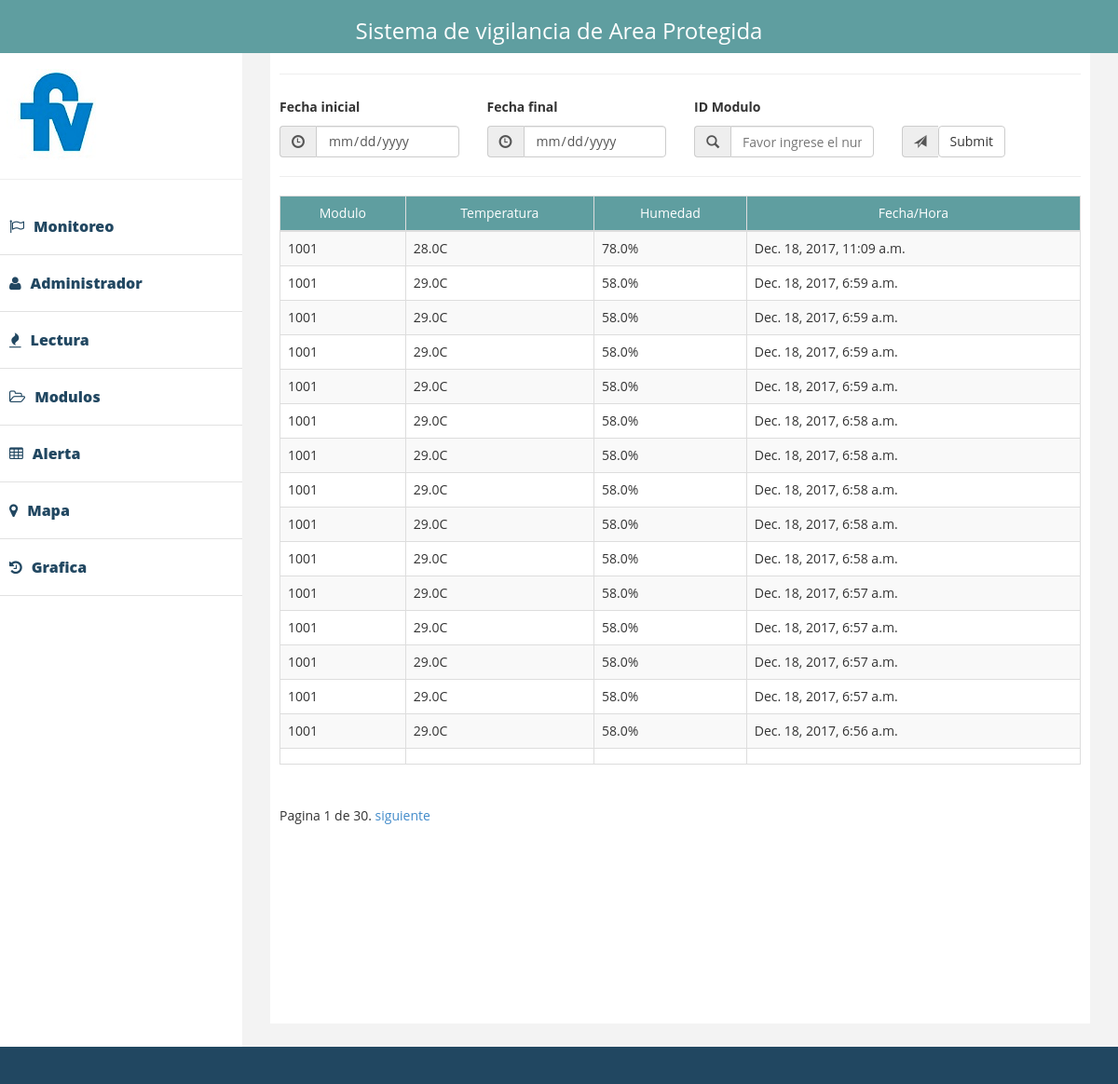
The app's page /interface/lectura/, older data.
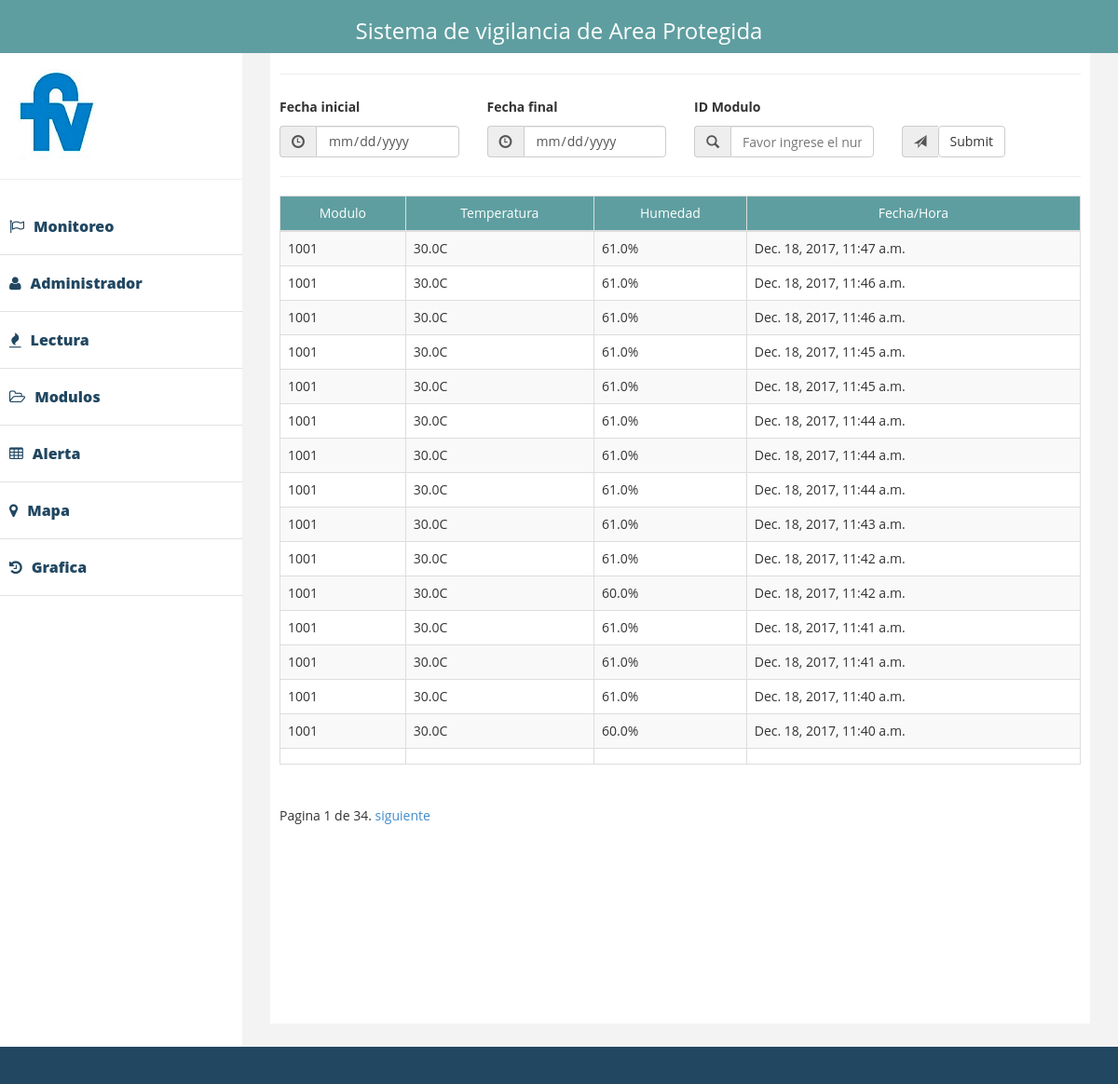
The same page, newer data.
### interface/models.py (models this page shows)
class LecturaTempHume(models.Model):
    temperatura     = models.FloatField(blank=True, null=True)
    humedad         = models.FloatField(blank=True, null=True)
    tiempo       = models.DateTimeField(auto_now=True, )
    modulo = models.CharField(max_length=8)

### interface/views.py (the view)
def lectura(request):
    context = querrys(request, LecturaTempHume)
    return render(request, 'lecture.html', context)

### templates/lecture.html (shortened to what this page needs)
{% extends 'index.html' %}
{% block table %}
    <thead id="head-th">
    <hr/>
    <tr>
        <td>Modulo</td>
        <td>Temperatura</td>
        <td>Humedad</td>
        <td>Fecha/Hora</td>
    </tr>
    </thead>
    <tbody>
    {% for ob in Object_list %}
        <tr>
            <td>{{ ob.modulo }} </td>
            <td>{{ ob.temperatura }}C</td>
            <td>{{ ob.humedad }}%</td>
            <td>{{ ob.tiempo }}</td>
        </tr>
    {% endfor %}
            <td>{{ ob.modulo }}</td>
            <td>{{ ob.temperatura }}</td>
            <td>{{ ob.humedad }}</td>
            <td>{{ ob.tiempo }}</td>
    </tbody>
{% endblock %}

Row changes from the older to the newer data that the page shows:
no longer on this page (row unchanged): LecturaTempHume: modulo "1001", temperatura "28.0", humedad "78.0", tiempo "Dec. 18, 2017, 11:09 a.m."
no longer on this page (row unchanged): LecturaTempHume: modulo "1001", temperatura "29.0", humedad "58.0", tiempo "Dec. 18, 2017, 6:59 a.m."
no longer on this page (row unchanged): LecturaTempHume: modulo "1001", temperatura "29.0", humedad "58.0", tiempo "Dec. 18, 2017, 6:59 a.m."
no longer on this page (row unchanged): LecturaTempHume: modulo "1001", temperatura "29.0", humedad "58.0", tiempo "Dec. 18, 2017, 6:59 a.m."
no longer on this page (row unchanged): LecturaTempHume: modulo "1001", temperatura "29.0", humedad "58.0", tiempo "Dec. 18, 2017, 6:59 a.m."
no longer on this page (row unchanged): LecturaTempHume: modulo "1001", temperatura "29.0", humedad "58.0", tiempo "Dec. 18, 2017, 6:58 a.m."
no longer on this page (row unchanged): LecturaTempHume: modulo "1001", temperatura "29.0", humedad "58.0", tiempo "Dec. 18, 2017, 6:58 a.m."
no longer on this page (row unchanged): LecturaTempHume: modulo "1001", temperatura "29.0", humedad "58.0", tiempo "Dec. 18, 2017, 6:58 a.m."
no longer on this page (row unchanged): LecturaTempHume: modulo "1001", temperatura "29.0", humedad "58.0", tiempo "Dec. 18, 2017, 6:58 a.m."
no longer on this page (row unchanged): LecturaTempHume: modulo "1001", temperatura "29.0", humedad "58.0", tiempo "Dec. 18, 2017, 6:58 a.m."
no longer on this page (row unchanged): LecturaTempHume: modulo "1001", temperatura "29.0", humedad "58.0", tiempo "Dec. 18, 2017, 6:57 a.m."
no longer on this page (row unchanged): LecturaTempHume: modulo "1001", temperatura "29.0", humedad "58.0", tiempo "Dec. 18, 2017, 6:57 a.m."
no longer on this page (row unchanged): LecturaTempHume: modulo "1001", temperatura "29.0", humedad "58.0", tiempo "Dec. 18, 2017, 6:57 a.m."
no longer on this page (row unchanged): LecturaTempHume: modulo "1001", temperatura "29.0", humedad "58.0", tiempo "Dec. 18, 2017, 6:57 a.m."
no longer on this page (row unchanged): LecturaTempHume: modulo "1001", temperatura "29.0", humedad "58.0", tiempo "Dec. 18, 2017, 6:56 a.m."
added LecturaTempHume: modulo "1001", temperatura "30.0", humedad "61.0", tiempo "Dec. 18, 2017, 11:47 a.m."
added LecturaTempHume: modulo "1001", temperatura "30.0", humedad "61.0", tiempo "Dec. 18, 2017, 11:46 a.m."
added LecturaTempHume: modulo "1001", temperatura "30.0", humedad "61.0", tiempo "Dec. 18, 2017, 11:46 a.m."
added LecturaTempHume: modulo "1001", temperatura "30.0", humedad "61.0", tiempo "Dec. 18, 2017, 11:45 a.m."
added LecturaTempHume: modulo "1001", temperatura "30.0", humedad "61.0", tiempo "Dec. 18, 2017, 11:45 a.m."
added LecturaTempHume: modulo "1001", temperatura "30.0", humedad "61.0", tiempo "Dec. 18, 2017, 11:44 a.m."
added LecturaTempHume: modulo "1001", temperatura "30.0", humedad "61.0", tiempo "Dec. 18, 2017, 11:44 a.m."
added LecturaTempHume: modulo "1001", temperatura "30.0", humedad "61.0", tiempo "Dec. 18, 2017, 11:44 a.m."
added LecturaTempHume: modulo "1001", temperatura "30.0", humedad "61.0", tiempo "Dec. 18, 2017, 11:43 a.m."
added LecturaTempHume: modulo "1001", temperatura "30.0", humedad "61.0", tiempo "Dec. 18, 2017, 11:42 a.m."
added LecturaTempHume: modulo "1001", temperatura "30.0", humedad "60.0", tiempo "Dec. 18, 2017, 11:42 a.m."
added LecturaTempHume: modulo "1001", temperatura "30.0", humedad "61.0", tiempo "Dec. 18, 2017, 11:41 a.m."
added LecturaTempHume: modulo "1001", temperatura "30.0", humedad "61.0", tiempo "Dec. 18, 2017, 11:41 a.m."
added LecturaTempHume: modulo "1001", temperatura "30.0", humedad "61.0", tiempo "Dec. 18, 2017, 11:40 a.m."
added LecturaTempHume: modulo "1001", temperatura "30.0", humedad "60.0", tiempo "Dec. 18, 2017, 11:40 a.m."
Text that changed along with them:
{{ Object_list.paginator.num_pages }}: "30" → "34"
